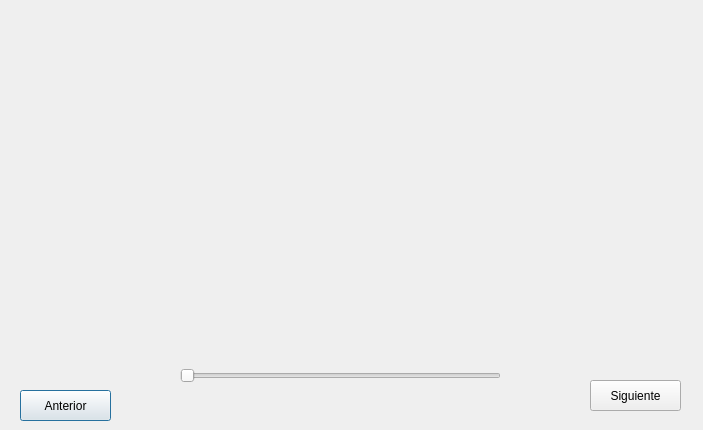
<?xml version="1.0" encoding="UTF-8"?>
<ui version="4.0">
 <class>Dialog</class>
 <widget class="QDialog" name="Dialog">
  <property name="geometry">
   <rect>
    <x>0</x>
    <y>0</y>
    <width>703</width>
    <height>430</height>
   </rect>
  </property>
  <property name="windowTitle">
   <string>Dialog</string>
  </property>
  <widget class="QSlider" name="slider_navegacion">
   <property name="geometry">
    <rect>
     <x>180</x>
     <y>360</y>
     <width>321</width>
     <height>31</height>
    </rect>
   </property>
   <property name="orientation">
    <enum>Qt::Horizontal</enum>
   </property>
  </widget>
  <widget class="QPushButton" name="boton_anterior">
   <property name="geometry">
    <rect>
     <x>20</x>
     <y>390</y>
     <width>91</width>
     <height>31</height>
    </rect>
   </property>
   <property name="text">
    <string>Anterior</string>
   </property>
  </widget>
  <widget class="QPushButton" name="boton_siguiente">
   <property name="geometry">
    <rect>
     <x>590</x>
     <y>380</y>
     <width>91</width>
     <height>31</height>
    </rect>
   </property>
   <property name="text">
    <string>Siguiente</string>
   </property>
  </widget>
  <widget class="QLabel" name="label_imagen">
   <property name="geometry">
    <rect>
     <x>10</x>
     <y>10</y>
     <width>681</width>
     <height>321</height>
    </rect>
   </property>
   <property name="text">
    <string/>
   </property>
   <property name="pixmap">
    <pixmap>../parcial_4/cerebro2.png</pixmap>
   </property>
  </widget>
 </widget>
 <resources/>
 <connections/>
</ui>
